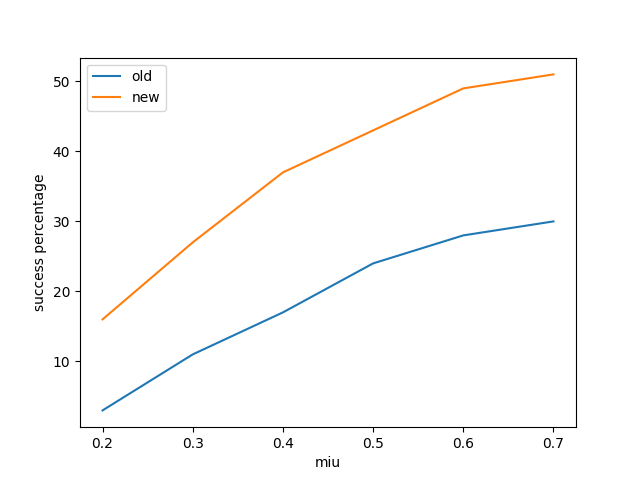

Python code for this plot:
# %%
import numpy as np
import matplotlib.pyplot as plt

miu = [0.2, 0.3, 0.4, 0.5, 0.6, 0.7]
miu = np.array(miu)
per_old = [0.03, 0.11, 0.17, 0.24, 0.28, 0.30]
per_new = [0.16, 0.27, 0.37, 0.43, 0.49, 0.51]

miu = np.array(miu)
per_old = np.array(per_old)
per_new = np.array(per_new)

plt.plot(miu, per_old * 100, label="old")
plt.plot(miu, per_new * 100, label="new")
plt.xlabel("miu")
plt.ylabel("success percentage")
plt.legend()
plt.savefig("eval.png")
plt.show()
# %%
